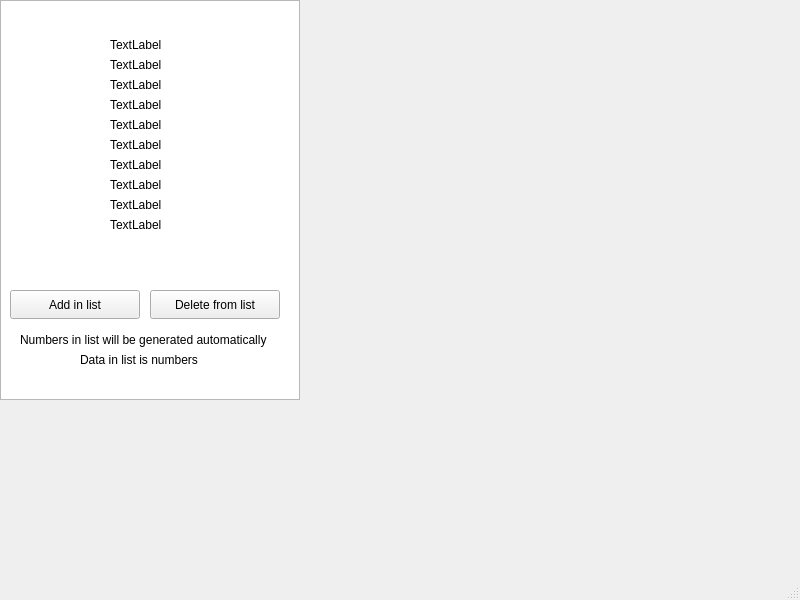
<?xml version="1.0" encoding="UTF-8"?>
<ui version="4.0">
 <class>MainWindow</class>
 <widget class="QMainWindow" name="MainWindow">
  <property name="geometry">
   <rect>
    <x>0</x>
    <y>0</y>
    <width>800</width>
    <height>600</height>
   </rect>
  </property>
  <property name="windowTitle">
   <string>DOUBLELIST</string>
  </property>
  <widget class="QWidget" name="centralwidget">
   <widget class="QGraphicsView" name="graphicsView">
    <property name="geometry">
     <rect>
      <x>0</x>
      <y>0</y>
      <width>300</width>
      <height>400</height>
     </rect>
    </property>
   </widget>
   <widget class="QPushButton" name="pushButton">
    <property name="geometry">
     <rect>
      <x>10</x>
      <y>290</y>
      <width>130</width>
      <height>29</height>
     </rect>
    </property>
    <property name="text">
     <string>Add in list</string>
    </property>
   </widget>
   <widget class="QPushButton" name="pushButton_2">
    <property name="geometry">
     <rect>
      <x>150</x>
      <y>290</y>
      <width>130</width>
      <height>29</height>
     </rect>
    </property>
    <property name="text">
     <string>Delete from list</string>
    </property>
   </widget>
   <widget class="QLabel" name="label">
    <property name="geometry">
     <rect>
      <x>110</x>
      <y>210</y>
      <width>80</width>
      <height>30</height>
     </rect>
    </property>
    <property name="text">
     <string>TextLabel</string>
    </property>
   </widget>
   <widget class="QLabel" name="label_2">
    <property name="geometry">
     <rect>
      <x>110</x>
      <y>190</y>
      <width>80</width>
      <height>30</height>
     </rect>
    </property>
    <property name="text">
     <string>TextLabel</string>
    </property>
   </widget>
   <widget class="QLabel" name="label_3">
    <property name="geometry">
     <rect>
      <x>110</x>
      <y>170</y>
      <width>80</width>
      <height>30</height>
     </rect>
    </property>
    <property name="text">
     <string>TextLabel</string>
    </property>
   </widget>
   <widget class="QLabel" name="label_4">
    <property name="geometry">
     <rect>
      <x>110</x>
      <y>150</y>
      <width>80</width>
      <height>30</height>
     </rect>
    </property>
    <property name="text">
     <string>TextLabel</string>
    </property>
   </widget>
   <widget class="QLabel" name="label_5">
    <property name="geometry">
     <rect>
      <x>110</x>
      <y>130</y>
      <width>80</width>
      <height>30</height>
     </rect>
    </property>
    <property name="text">
     <string>TextLabel</string>
    </property>
   </widget>
   <widget class="QLabel" name="label_6">
    <property name="geometry">
     <rect>
      <x>110</x>
      <y>110</y>
      <width>80</width>
      <height>30</height>
     </rect>
    </property>
    <property name="text">
     <string>TextLabel</string>
    </property>
   </widget>
   <widget class="QLabel" name="label_7">
    <property name="geometry">
     <rect>
      <x>110</x>
      <y>90</y>
      <width>80</width>
      <height>30</height>
     </rect>
    </property>
    <property name="text">
     <string>TextLabel</string>
    </property>
   </widget>
   <widget class="QLabel" name="label_8">
    <property name="geometry">
     <rect>
      <x>110</x>
      <y>70</y>
      <width>80</width>
      <height>30</height>
     </rect>
    </property>
    <property name="text">
     <string>TextLabel</string>
    </property>
   </widget>
   <widget class="QLabel" name="label_9">
    <property name="geometry">
     <rect>
      <x>110</x>
      <y>50</y>
      <width>80</width>
      <height>30</height>
     </rect>
    </property>
    <property name="text">
     <string>TextLabel</string>
    </property>
   </widget>
   <widget class="QLabel" name="label_10">
    <property name="geometry">
     <rect>
      <x>110</x>
      <y>30</y>
      <width>80</width>
      <height>30</height>
     </rect>
    </property>
    <property name="text">
     <string>TextLabel</string>
    </property>
   </widget>
   <widget class="QLabel" name="label_11">
    <property name="geometry">
     <rect>
      <x>20</x>
      <y>330</y>
      <width>291</width>
      <height>20</height>
     </rect>
    </property>
    <property name="text">
     <string>Numbers in list will be generated automatically</string>
    </property>
   </widget>
   <widget class="QLabel" name="label_12">
    <property name="geometry">
     <rect>
      <x>80</x>
      <y>350</y>
      <width>161</width>
      <height>20</height>
     </rect>
    </property>
    <property name="text">
     <string>Data in list is numbers</string>
    </property>
   </widget>
  </widget>
  <widget class="QMenuBar" name="menubar">
   <property name="geometry">
    <rect>
     <x>0</x>
     <y>0</y>
     <width>800</width>
     <height>25</height>
    </rect>
   </property>
  </widget>
  <widget class="QStatusBar" name="statusbar"/>
 </widget>
 <resources/>
 <connections/>
</ui>
